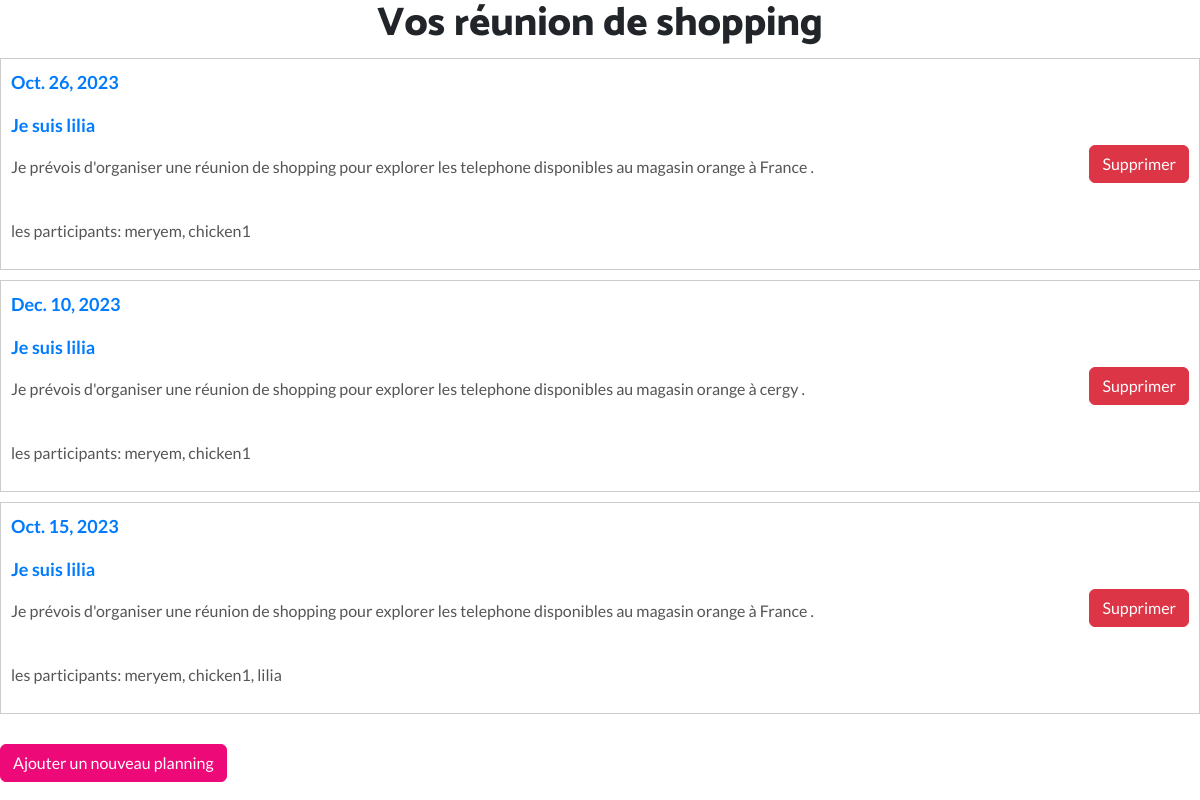
Screenshot of /afficherMeet/ (signed in) with the database file from the repository.
### api/models.py (models this page shows, shortened)
class Meeting(models.Model):
    user = models.ForeignKey(User, on_delete=models.CASCADE)
    category = models.CharField(max_length=255)
    store_name = models.CharField(max_length=255)
    location = models.CharField(max_length=255)
    date_of_meeting = models.DateField()
    participants = models.ManyToManyField(Souhaits, related_name='meeting_participants', blank=True)
    def get_participant_names(self):
        return ", ".join(self.participants.values_list('user__username', flat=True).distinct())

### api/views.py (the view)
# urls.py: path('afficherMeet/',afficherMeet,name='afficherMeet'),
def afficherMeet(request):
    user_meetings = Meeting.objects.filter(user=request.user)
    return render(request, 'afficherMeet.html', {'Meet': user_meetings})

### templates/afficherMeet.html (shortened to what this page needs)
{% load static %}
<!DOCTYPE html>
<html lang="en">
  <head>
    <link rel="stylesheet" href="{% static 'css/stylestb.css' %}" />
    <link rel="stylesheet" href="{% static 'bootstrap/css/bootstrap.min.css' %}" />
    <link rel="stylesheet" href="{% static 'css/styles.min.css' %}" />
  </head>
  <body>
    <h1>Vos réunion de shopping</h1>
    {% for m in Meet %}
      <div class="visite-container">
        <div class="visite-info">
          <div class="visite-header">
            <p>{{ m.date_of_meeting }}</p>
            <p>Je suis {{ m.user }}</p>
          </div>
          <div class="visite-details">
            <p>Je prévois d'organiser une réunion de shopping pour explorer les {{ m.category }} disponibles au magasin {{ m.store_name }} à {{ m.location }} .</p> <br>
            <p>les participants: {{m.get_participant_names}} </p>
          </div>
        </div>
        <div class="btn-container">
          <form method="post" action="{% url 'supprimer_Meet' m.id %}">
            <button type="submit" class="btn btn-danger">Supprimer</button>
          </form>
        </div>
      </div>
    {% endfor %}
    <a href="{% url 'shopping_meet' %}" class="btn btn-primary">Ajouter un nouveau planning</a>
  </body>
</html>

### static/css/stylestb.css (style rules this page uses)
body { font-family: Arial, sans-serif; margin: 20px; }
h1 { text-align: center; color: #333; }
.visite-container { display: flex; justify-content: space-between; align-items: center; border: 1px solid #ccc; margin: 10px 0; padding: 10px; }
.visite-info { flex: 1; }
.visite-header { font-size: 18px; font-weight: bold; color: #007BFF; }
.visite-details { font-size: 16px; color: #555; }
.btn-container { text-align: right; }
.btn { background-color: #007BFF; color: #fff; padding: 5px 10px; border: none; cursor: pointer; }
.btn-danger { background-color: #DC3545; }
.btn-primary { background-color: #007BFF; margin-top: 20px; }

### rows the page displays
Meeting: date_of_meeting "Oct. 26, 2023", user "lilia", category "telephone", store_name "orange", location "France", get_participant_names "meryem, chicken1"
Meeting: date_of_meeting "Dec. 10, 2023", user "lilia", category "telephone", store_name "orange", location "cergy", get_participant_names "meryem, chicken1"
Meeting: date_of_meeting "Oct. 15, 2023", user "lilia", category "telephone", store_name "orange", location "France", get_participant_names "meryem, chicken1, lilia"
